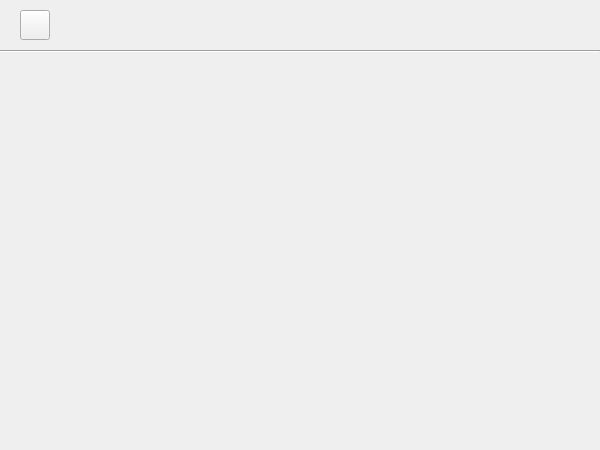
<?xml version="1.0" encoding="UTF-8"?>
<ui version="4.0">
 <class>recreation</class>
 <widget class="QWidget" name="recreation">
  <property name="geometry">
   <rect>
    <x>0</x>
    <y>0</y>
    <width>600</width>
    <height>450</height>
   </rect>
  </property>
  <property name="windowTitle">
   <string>Form</string>
  </property>
  <widget class="QWidget" name="widget" native="true">
   <property name="geometry">
    <rect>
     <x>0</x>
     <y>0</y>
     <width>600</width>
     <height>450</height>
    </rect>
   </property>
   <widget class="QPushButton" name="back">
    <property name="geometry">
     <rect>
      <x>20</x>
      <y>10</y>
      <width>30</width>
      <height>30</height>
     </rect>
    </property>
    <property name="minimumSize">
     <size>
      <width>30</width>
      <height>30</height>
     </size>
    </property>
    <property name="maximumSize">
     <size>
      <width>30</width>
      <height>30</height>
     </size>
    </property>
    <property name="text">
     <string/>
    </property>
    <property name="icon">
     <iconset resource="image/image.qrc">
      <normaloff>:/timg.ico</normaloff>:/timg.ico</iconset>
    </property>
    <property name="iconSize">
     <size>
      <width>30</width>
      <height>30</height>
     </size>
    </property>
   </widget>
   <widget class="QLabel" name="state">
    <property name="geometry">
     <rect>
      <x>560</x>
      <y>15</y>
      <width>20</width>
      <height>20</height>
     </rect>
    </property>
    <property name="minimumSize">
     <size>
      <width>20</width>
      <height>20</height>
     </size>
    </property>
    <property name="maximumSize">
     <size>
      <width>20</width>
      <height>20</height>
     </size>
    </property>
    <property name="text">
     <string/>
    </property>
   </widget>
   <widget class="QPushButton" name="pushButton">
    <property name="geometry">
     <rect>
      <x>40</x>
      <y>100</y>
      <width>80</width>
      <height>80</height>
     </rect>
    </property>
    <property name="minimumSize">
     <size>
      <width>80</width>
      <height>80</height>
     </size>
    </property>
    <property name="maximumSize">
     <size>
      <width>80</width>
      <height>80</height>
     </size>
    </property>
    <property name="styleSheet">
     <string notr="true">#pushButton{border-radius:10px;}</string>
    </property>
    <property name="text">
     <string/>
    </property>
    <property name="icon">
     <iconset resource="image/image.qrc">
      <normaloff>:/game1.png</normaloff>:/game1.png</iconset>
    </property>
    <property name="iconSize">
     <size>
      <width>80</width>
      <height>80</height>
     </size>
    </property>
    <property name="flat">
     <bool>true</bool>
    </property>
   </widget>
   <widget class="QPushButton" name="pushButton_2">
    <property name="geometry">
     <rect>
      <x>180</x>
      <y>100</y>
      <width>80</width>
      <height>80</height>
     </rect>
    </property>
    <property name="minimumSize">
     <size>
      <width>80</width>
      <height>80</height>
     </size>
    </property>
    <property name="maximumSize">
     <size>
      <width>80</width>
      <height>80</height>
     </size>
    </property>
    <property name="styleSheet">
     <string notr="true">#pushButton_2{border-radius:10px;}</string>
    </property>
    <property name="text">
     <string/>
    </property>
    <property name="icon">
     <iconset resource="image/image.qrc">
      <normaloff>:/game2.png</normaloff>:/game2.png</iconset>
    </property>
    <property name="iconSize">
     <size>
      <width>80</width>
      <height>80</height>
     </size>
    </property>
    <property name="flat">
     <bool>true</bool>
    </property>
   </widget>
   <widget class="Line" name="line">
    <property name="geometry">
     <rect>
      <x>0</x>
      <y>50</y>
      <width>600</width>
      <height>3</height>
     </rect>
    </property>
    <property name="orientation">
     <enum>Qt::Horizontal</enum>
    </property>
   </widget>
  </widget>
 </widget>
 <resources>
  <include location="image/image.qrc"/>
 </resources>
 <connections/>
</ui>
